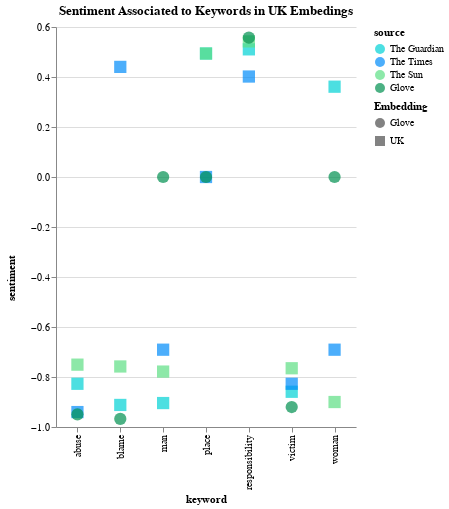

Notebook source saved alongside this figure:
### Code cell
palette = ["#00D2D5", "#008CF9", "#5DDF84", "#009050"]

main_fig = alt.Chart(results_df[results_df.Embedding.isin(["UK", "Glove"])]
                     ,title=alt.TitleParams("Sentiment Associated to Keywords in UK Embedings"),
          height=400, width=300).mark_point(filled=True, size=150).encode(
    x=alt.X('keyword:N'),
    y=alt.Y('sentiment:Q'),
    shape=alt.Shape(
        'Embedding:N'),
    color=alt.Color(
        'source:N', scale = alt.Scale(domain=["The Guardian", "The Times",
                                                          "The Sun", "Glove"],
                                                   range=palette)))


main_fig.properties().configure_facet(
    spacing=1
).configure_view(
    stroke=None
).configure_axisY(
    titleAngle=-90, titleY = 250, titleX = -40
)

### Figure 1 — Vega-Lite specification as saved in the notebook (floating-point values rounded to 4 significant figures)
{"config": {"view": {"continuousWidth": 400, "continuousHeight": 300, "stroke": null}, "axisY": {"titleAngle": -90, "titleX": -40, "titleY": 250}, "facet": {"spacing": 1}}, "data": {"name": "data-21107fe608ff04488eee6715566433be"}, "mark": {"type": "point", "filled": true, "size": 150}, "encoding": {"color": {"type": "nominal", "field": "source", "scale": {"domain": ["The Guardian", "The Times", "The Sun", "Glove"], "range": ["#00D2D5", "#008CF9", "#5DDF84", "#009050"]}}, "shape": {"type": "nominal", "field": "Embedding"}, "x": {"type": "nominal", "field": "keyword"}, "y": {"type": "quantitative", "field": "sentiment"}}, "height": 400, "title": {"text": "Sentiment Associated to Keywords in UK Embedings"}, "width": 300, "$schema": "https://vega.github.io/schema/vega-lite/v4.8.1.json", "datasets": {"data-21107fe608ff04488eee6715566433be": [{"keyword": "man", "closest": "['teenager', 'girl', 'boy', 'rapist', 'male', 'attacker', '73-year', 'suspicion', 'grope', 'people.</p']", "sentiment": -0.9042, "source": "The Guardian", "Embedding": "UK"}, {"keyword": "woman", "closest": "['women.</p', 'female', 'male', 'girl', 'man', 'survivor', 'gender', 'people', 'athlete', 'adult']", "sentiment": 0.3612, "source": "The Guardian", "Embedding": "UK"}, {"keyword": "abuse", "closest": "['abuse.</p', 'abuse</a', 'assaults.</p', 'exploitation', 'violence.</p', 'assault.</p', 'violence', 'abuser', 'misconduct', 'violence</a']", "sentiment": -0.8271, "source": "The Guardian", "Embedding": "UK"}, {"keyword": "place", "closest": "['advantage', 'seriously', 'step', 'approach', 'place.</p', 'action.</p', 'responsibility', 'safe', 'build', 'necessitate']", "sentiment": 0.4939, "source": "The Guardian", "Embedding": "UK"}, {"keyword": "victim", "closest": "['perpetrator', 'survivor', 'abuser', 'instance', 'prosecute', 'homicide', 'partner', 'client', 'stalker', 'offender']", "sentiment": -0.8591, "source": "The Guardian", "Embedding": "UK"}, {"keyword": "blame", "closest": "['ignore', 'mistreatment', 'motivate', 'failure', 'responsible', 'threaten', 'fail', 'punish', 'tactic', 'undermine']", "sentiment": -0.9118, "source": "The Guardian", "Embedding": "UK"}, {"keyword": "responsibility", "closest": "['seriously', 'proper', 'practice', 'appropriate', 'ensure', 'properly', 'engage', 'belief', 'duty', 'consideration']", "sentiment": 0.5106, "source": "The Guardian", "Embedding": "UK"}, {"keyword": "man", "closest": "['age', 'british', 'include', 'murder', 'mr', 'live', 'family', 'life', 'run', 'force']", "sentiment": -0.6908, "source": "The Times", "Embedding": "UK"}, {"keyword": "woman", "closest": "['accuse', 'man', 'include', 'age', 'case', 'convict', 'country', 'call', 'death', 'force']", "sentiment": -0.6908, "source": "The Times", "Embedding": "UK"}, {"keyword": "abuse", "closest": "['child', 'victim', 'offence', 'harassment', 'sexual', 'assault', 'inquiry', 'violence', 'report', 'allege']", "sentiment": -0.9403, "source": "The Times", "Embedding": "UK"}, {"keyword": "place", "closest": "['work', 'company', 'house', 'right', 'state', 'family', 'way', 'day', 'run', 'british']", "sentiment": 0.0, "source": "The Times", "Embedding": "UK"}, {"keyword": "victim", "closest": "['report', 'allege', 'charge', 'sex', 'numb', 'offence', 'investigation', 'violence', 'case', 'allegation']", "sentiment": -0.8271, "source": "The Times", "Embedding": "UK"}, {"keyword": "blame", "closest": "['mr', 'president', 'feel', 'make', 'mark', 'age', 'world', 'good', 'half', 'come']", "sentiment": 0.4404, "source": "The Times", "Embedding": "UK"}, {"keyword": "responsibility", "closest": "['london', 'city', 'story', 'mean', 'serve', 'work', 'party', 'period', 'publish', 'order']", "sentiment": 0.4019, "source": "The Times", "Embedding": "UK"}, {"keyword": "man", "closest": "['20s', 'attacker', 'female', 'unconscious', 'mile', 'transit', '65-year', 'attack', '14-year', 'relowicz']", "sentiment": -0.7783, "source": "The Sun", "Embedding": "UK"}, {"keyword": "woman", "closest": "['female', 'male', 'fear', 'girl', 'harass', 'mutilation', 'harassment', 'victim', 'man', 'target']", "sentiment": -0.9001, "source": "The Sun", "Embedding": "UK"}, {"keyword": "abuse", "closest": "['hotline', 'intimacy', 'groom', 'harassment', 'misconduct', 'exploitation', 'hitmaker', 'expose', 'consent', 'harass']", "sentiment": -0.7506, "source": "The Sun", "Embedding": "UK"}, {"keyword": "place", "closest": "['seriously', 'advantage', 'reassurance', 'kilometre', 'delhi', 'hundred', 'demonstration', 'street', 'take', 'curfew']", "sentiment": 0.4939, "source": "The Sun", "Embedding": "UK"}, {"keyword": "victim", "closest": "['female', 'horrific', 'sexually', 'attacker', 'authority', 'involve', 'ordeal', 'initially', 'domestic', 'commit']", "sentiment": -0.765, "source": "The Sun", "Embedding": "UK"}, {"keyword": "blame", "closest": "['intimidate', 'unreported', 'scale', 'trigger', 'wolf', 'perpetrator', 'whistle', 'misogynistic', 'ignore', 'perpetrate']", "sentiment": -0.7579, "source": "The Sun", "Embedding": "UK"}, {"keyword": "responsibility", "closest": "['vital', 'specific', 'system', 'discussion', 'scale', 'outcome', 'appropriate', 'strengthen', 'consider', 'position']", "sentiment": 0.5423, "source": "The Sun", "Embedding": "UK"}, {"keyword": "man", "closest": "['woman', 'boy', 'one', 'person', 'another', 'old', 'life', 'father', 'turned', 'who']", "sentiment": 0.0, "source": "Glove", "Embedding": "Glove"}, {"keyword": "woman", "closest": "['girl', 'man', 'mother', 'boy', 'she', 'child', 'wife', 'her', 'herself', 'daughter']", "sentiment": 0.0, "source": "Glove", "Embedding": "Glove"}, {"keyword": "abuse", "closest": "['sexual', 'sex', 'abuses', 'allegations', 'rape', 'harassment', 'misconduct', 'torture', 'corruption', 'child']", "sentiment": -0.9493, "source": "Glove", "Embedding": "Glove"}, {"keyword": "place", "closest": "['time', 'only', 'one', 'take', 'next', 'this', 'the', 'places', 'where', 'spot']", "sentiment": 0.0, "source": "Glove", "Embedding": "Glove"}, {"keyword": "victim", "closest": "['victims', 'woman', 'child', 'man', 'murder', 'death', 'witness', 'suspect', 'person', 'case']", "sentiment": -0.9201, "source": "Glove", "Embedding": "Glove"}, {"keyword": "blame", "closest": "['blaming', 'blamed', 'ignore', 'ignoring', 'wrong', 'responsibility', 'fear', 'say', 'avoid', 'worry']", "sentiment": -0.9678, "source": "Glove", "Embedding": "Glove"}, {"keyword": "responsibility", "closest": "['responsible', 'responsibilities', 'leadership', 'blame', 'actions', 'committed', 'involvement', 'our', 'involved', 'commitment']", "sentiment": 0.5574, "source": "Glove", "Embedding": "Glove"}]}}
